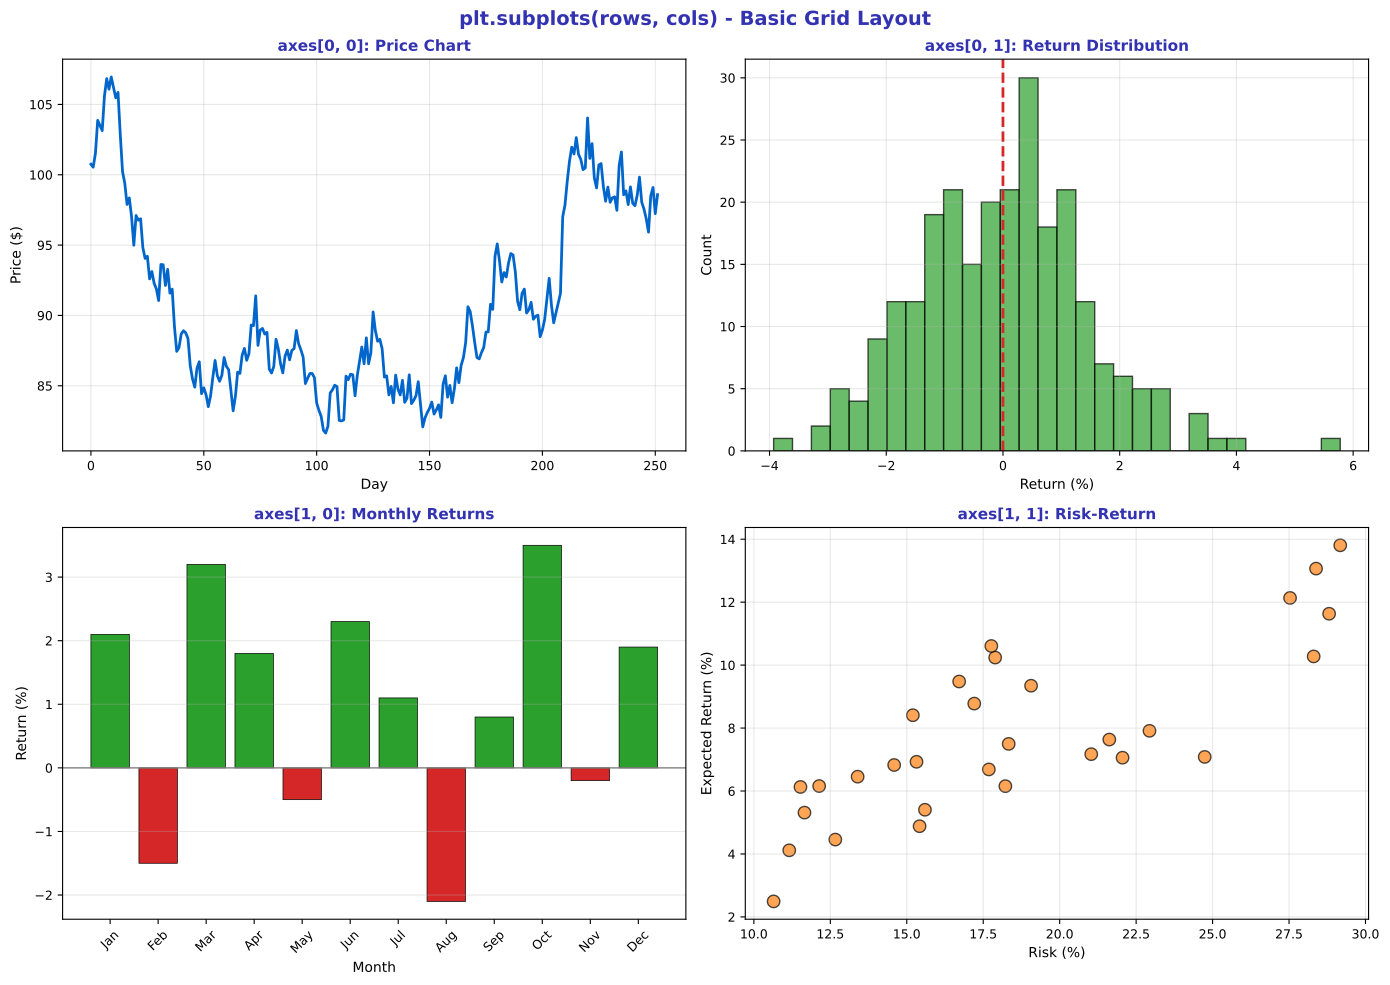

Here is the Python script that generated this plot:
"""Subplots Grid - Basic multi-panel layouts"""
import matplotlib.pyplot as plt
import numpy as np
import pandas as pd
from pathlib import Path

plt.rcParams.update({
    'font.size': 10,
    'axes.labelsize': 10,
    'axes.titlesize': 11,
    'xtick.labelsize': 9,
    'ytick.labelsize': 9,
    'legend.fontsize': 9,
    'figure.figsize': (10, 6),
    'figure.dpi': 150
})

MLPURPLE = '#3333B2'
MLLAVENDER = '#ADADE0'
MLBLUE = '#0066CC'
MLORANGE = '#FF7F0E'
MLGREEN = '#2CA02C'
MLRED = '#D62728'

np.random.seed(42)

# Create 2x2 grid of plots
fig, axes = plt.subplots(2, 2, figsize=(14, 10))
fig.suptitle('plt.subplots(rows, cols) - Basic Grid Layout', fontsize=14, fontweight='bold', color=MLPURPLE)

# Generate finance data
days = 252
prices = 100 * np.exp(np.cumsum(np.random.randn(days) * 0.015))
returns = np.diff(np.log(prices)) * 100
volume = np.random.randint(100, 500, days)

# Plot 1: Line chart (0, 0)
ax1 = axes[0, 0]
ax1.plot(prices, color=MLBLUE, linewidth=2)
ax1.set_title('axes[0, 0]: Price Chart', fontsize=11, fontweight='bold', color=MLPURPLE)
ax1.set_xlabel('Day', fontsize=10)
ax1.set_ylabel('Price ($)', fontsize=10)
ax1.grid(alpha=0.3)

# Plot 2: Histogram (0, 1)
ax2 = axes[0, 1]
ax2.hist(returns, bins=30, color=MLGREEN, alpha=0.7, edgecolor='black')
ax2.axvline(0, color=MLRED, linestyle='--', linewidth=2)
ax2.set_title('axes[0, 1]: Return Distribution', fontsize=11, fontweight='bold', color=MLPURPLE)
ax2.set_xlabel('Return (%)', fontsize=10)
ax2.set_ylabel('Count', fontsize=10)
ax2.grid(alpha=0.3)

# Plot 3: Bar chart (1, 0)
ax3 = axes[1, 0]
monthly_returns = [2.1, -1.5, 3.2, 1.8, -0.5, 2.3, 1.1, -2.1, 0.8, 3.5, -0.2, 1.9]
months = ['Jan', 'Feb', 'Mar', 'Apr', 'May', 'Jun', 'Jul', 'Aug', 'Sep', 'Oct', 'Nov', 'Dec']
colors = [MLGREEN if r > 0 else MLRED for r in monthly_returns]
ax3.bar(months, monthly_returns, color=colors, edgecolor='black', linewidth=0.5)
ax3.axhline(0, color='gray', linewidth=1)
ax3.set_title('axes[1, 0]: Monthly Returns', fontsize=11, fontweight='bold', color=MLPURPLE)
ax3.set_xlabel('Month', fontsize=10)
ax3.set_ylabel('Return (%)', fontsize=10)
ax3.tick_params(axis='x', rotation=45)
ax3.grid(alpha=0.3, axis='y')

# Plot 4: Scatter (1, 1)
ax4 = axes[1, 1]
risk = np.random.uniform(10, 30, 30)
exp_return = 2 + 0.3 * risk + np.random.normal(0, 2, 30)
ax4.scatter(risk, exp_return, c=MLORANGE, s=80, alpha=0.7, edgecolors='black')
ax4.set_title('axes[1, 1]: Risk-Return', fontsize=11, fontweight='bold', color=MLPURPLE)
ax4.set_xlabel('Risk (%)', fontsize=10)
ax4.set_ylabel('Expected Return (%)', fontsize=10)
ax4.grid(alpha=0.3)

plt.tight_layout()
plt.savefig(Path(__file__).parent / 'chart.pdf', dpi=300, bbox_inches='tight')
plt.close()
